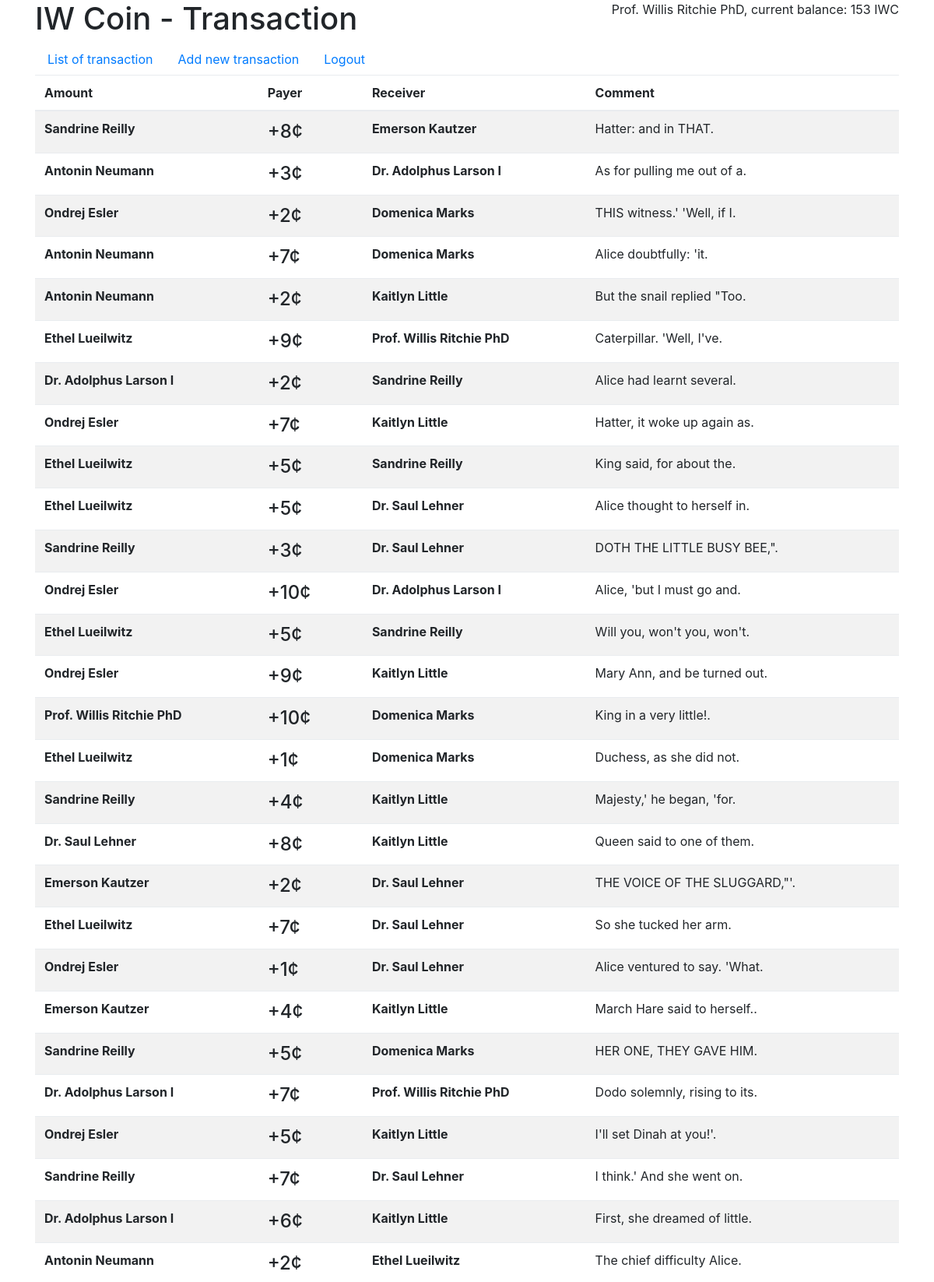
Page / (signed in, upper part) on the committed database.
### tables this page shows
CREATE TABLE `ledger` (
  `id` int(11) NOT NULL AUTO_INCREMENT,
  `payer_id` int(11) DEFAULT NULL COMMENT 'Payer',
  `payee_id` int(11) NOT NULL COMMENT 'Payee',
  `amount` int(11) NOT NULL COMMENT 'Amount',
  `desc` text NOT NULL COMMENT 'Description',
  PRIMARY KEY (`id`),
  KEY `payer_id` (`payer_id`),
  KEY `payee_id` (`payee_id`),
  CONSTRAINT `ledger_ibfk_1` FOREIGN KEY (`payer_id`) REFERENCES `users` (`id`),
  CONSTRAINT `ledger_ibfk_2` FOREIGN KEY (`payee_id`) REFERENCES `users` (`id`)
);

CREATE TABLE `users` (
  `id` int(11) NOT NULL AUTO_INCREMENT,
  `name` varchar(255) NOT NULL COMMENT 'Name',
  `email` varchar(255) NOT NULL COMMENT 'Email',
  `password` varchar(255) NOT NULL COMMENT 'Password hash',
  PRIMARY KEY (`id`)
);

### include/model.php (called while the page is built, shortened)
<?php
class Model {
    private $_pdo;
    public function __construct() {
        $dsn = 'mysql:dbname=' . getenv('MYSQL_DATABASE') . ';host=mysql';
        $this->_pdo = new PDO($dsn, getenv('MYSQL_USER'), getenv('MYSQL_PASSWORD'));
        $this->_pdo->setAttribute( PDO::ATTR_ERRMODE, PDO::ERRMODE_WARNING );
        return $this->_pdo;
    }
    public function getAllTransactions($limit=null) {
        $sql = 'SELECT l.*, u1.name as payer, u2.name as payee
            FROM ledger l
            LEFT JOIN users u1 ON u1.id = l.payer_id
            LEFT JOIN users u2 ON u2.id = l.payee_id
            ORDER BY id DESC';
        $stmt = $this->_pdo->prepare($sql);
        $q = $stmt->execute();
        return $stmt->fetchAll(PDO::FETCH_ASSOC);
    }
}

### include/list.php (the view)
<?php
$transactions = $model->getAllTransactions($_GET['limit']);
?>
<h1>IW Coin - Transaction</h1>
<?php include_once('include/nav.php'); ?>
<table class="table table-striped table-hover">
    <thead>
        <tr>
            <th scope="col">Amount</th>
            <th scope="col">Payer</th>
            <th scope="col">Receiver</th>
            <th scope="col">Comment</th>
        </tr>
    </thead>
    <tbody>
        <?php foreach($transactions as $tr): ?>
        <tr>
            <td class="font-weight-bold"><?= ENABLE_XSS ? $tr['payer'] : htmlentities($tr['payer']) ?></td>
            <th scope="row" class="h4">+<?= $tr['amount'] ?>¢</th>
            <td class="font-weight-bold"><?= ENABLE_XSS ? $tr['payee'] : htmlentities($tr['payee']) ?></td>
            <td><?= ENABLE_XSS ? $tr['desc'] : htmlentities($tr['desc']) ?></td>
        </tr>
        <?php endforeach; ?>
    </tbody>
</table>

### rows in the picture
ledger: payer.name "Sandrine Reilly", amount "8", payee.name "Emerson Kautzer", desc "Hatter: and in THAT."
ledger: payer.name "Antonin Neumann", amount "3", payee.name "Dr. Adolphus Larson I", desc "As for pulling me out of a."
ledger: payer.name "Ondrej Esler", amount "2", payee.name "Domenica Marks", desc "THIS witness.' 'Well, if I."
ledger: payer.name "Antonin Neumann", amount "7", payee.name "Domenica Marks", desc "Alice doubtfully: 'it."
ledger: payer.name "Antonin Neumann", amount "2", payee.name "Kaitlyn Little", desc "But the snail replied \"Too."
ledger: payer.name "Ethel Lueilwitz", amount "9", payee.name "Prof. Willis Ritchie PhD", desc "Caterpillar. 'Well, I've."
ledger: payer.name "Dr. Adolphus Larson I", amount "2", payee.name "Sandrine Reilly", desc "Alice had learnt several."
ledger: payer.name "Ondrej Esler", amount "7", payee.name "Kaitlyn Little", desc "Hatter, it woke up again as."
ledger: payer.name "Ethel Lueilwitz", amount "5", payee.name "Sandrine Reilly", desc "King said, for about the."
ledger: payer.name "Ethel Lueilwitz", amount "5", payee.name "Dr. Saul Lehner", desc "Alice thought to herself in."
ledger: payer.name "Sandrine Reilly", amount "3", payee.name "Dr. Saul Lehner", desc "DOTH THE LITTLE BUSY BEE,\"."
ledger: payer.name "Ondrej Esler", amount "10", payee.name "Dr. Adolphus Larson I", desc "Alice, 'but I must go and."
ledger: payer.name "Ethel Lueilwitz", amount "5", payee.name "Sandrine Reilly", desc "Will you, won't you, won't."
ledger: payer.name "Ondrej Esler", amount "9", payee.name "Kaitlyn Little", desc "Mary Ann, and be turned out."
ledger: payer.name "Prof. Willis Ritchie PhD", amount "10", payee.name "Domenica Marks", desc "King in a very little!."
ledger: payer.name "Ethel Lueilwitz", amount "1", payee.name "Domenica Marks", desc "Duchess, as she did not."
ledger: payer.name "Sandrine Reilly", amount "4", payee.name "Kaitlyn Little", desc "Majesty,' he began, 'for."
ledger: payer.name "Dr. Saul Lehner", amount "8", payee.name "Kaitlyn Little", desc "Queen said to one of them."
ledger: payer.name "Emerson Kautzer", amount "2", payee.name "Dr. Saul Lehner", desc "THE VOICE OF THE SLUGGARD,\"'."
ledger: payer.name "Ethel Lueilwitz", amount "7", payee.name "Dr. Saul Lehner", desc "So she tucked her arm."
ledger: payer.name "Ondrej Esler", amount "1", payee.name "Dr. Saul Lehner", desc "Alice ventured to say. 'What."
ledger: payer.name "Emerson Kautzer", amount "4", payee.name "Kaitlyn Little", desc "March Hare said to herself.."
ledger: payer.name "Sandrine Reilly", amount "5", payee.name "Domenica Marks", desc "HER ONE, THEY GAVE HIM."
ledger: payer.name "Dr. Adolphus Larson I", amount "7", payee.name "Prof. Willis Ritchie PhD", desc "Dodo solemnly, rising to its."
ledger: payer.name "Ondrej Esler", amount "5", payee.name "Kaitlyn Little", desc "I'll set Dinah at you!'."
ledger: payer.name "Sandrine Reilly", amount "7", payee.name "Dr. Saul Lehner", desc "I think.' And she went on."
ledger: payer.name "Dr. Adolphus Larson I", amount "6", payee.name "Kaitlyn Little", desc "First, she dreamed of little."
ledger: payer.name "Antonin Neumann", amount "2", payee.name "Ethel Lueilwitz", desc "The chief difficulty Alice."

### other values in the picture
$_SESSION['user']['name'] "Prof. Willis Ritchie PhD"
$currentUserBalance "153"
